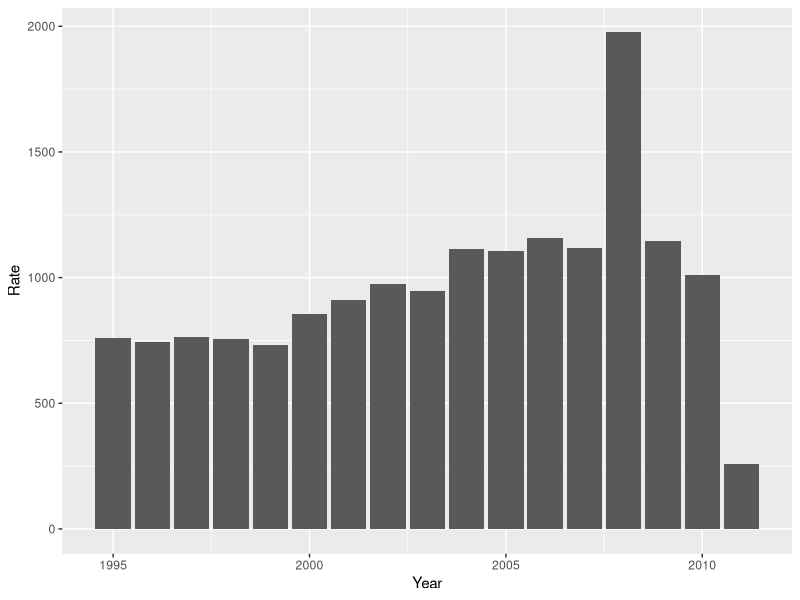

Generate this figure with R:
## ---- chunk 1
knitr::opts_chunk$set(echo = TRUE)
## ---- chunk 2
suppressPackageStartupMessages(library(tidyverse))
library(readr) #Reading xlsx files 

library(ggplot2) # visualization 
library(scales) # visualization 
library(dplyr) # data manipulation
library(knitr)

setwd("Q:/Users/E_UCAR/Downloads")

UNdata_Export_20171026_130851047 <- read_csv("UNdata_Export_20171026_130851047.csv")
## ---- chunk 3
summary(UNdata_Export_20171026_130851047)
## ---- chunk 4

p1 <- ggplot(data = UNdata_Export_20171026_130851047, aes(x=Year, y=Rate))
p1 + geom_bar(stat="identity")

